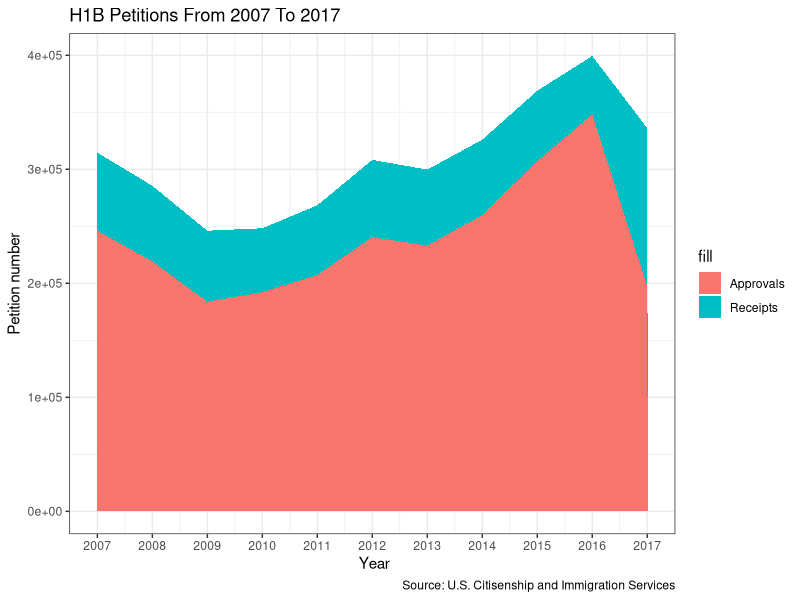

This figure's R source:
library(ggplot2)
library(lubridate)
setwd("C:/Users/[user]/Desktop/503Visualization/Final Exam")
# Read in dataset
h1b <- read.csv('H1B Petitions FY 2007 Through 2017.csv')
brks <- h1b$Year[seq(1, length(h1b$Year), 1)]
lbls <- lubridate::year(brks)
theme_set(theme_bw())
ggplot(h1b, aes(x=Year)) +
  geom_area(aes(y = Receipts, fill="Receipts")) + 
  geom_area(aes(y=Approvals, fill="Approvals")) + 
  labs(title="H1B Petitions From 2007 To 2017",
       caption="Source: U.S. Citisenship and Immigration Services", 
       y="Petition number")+
  scale_x_continuous(~Year, breaks= c(2007,2008,2009,2010,2011,2012,2013,2014,2015,2016,2017))
  theme(panel.grid.minor = element_blank())  
